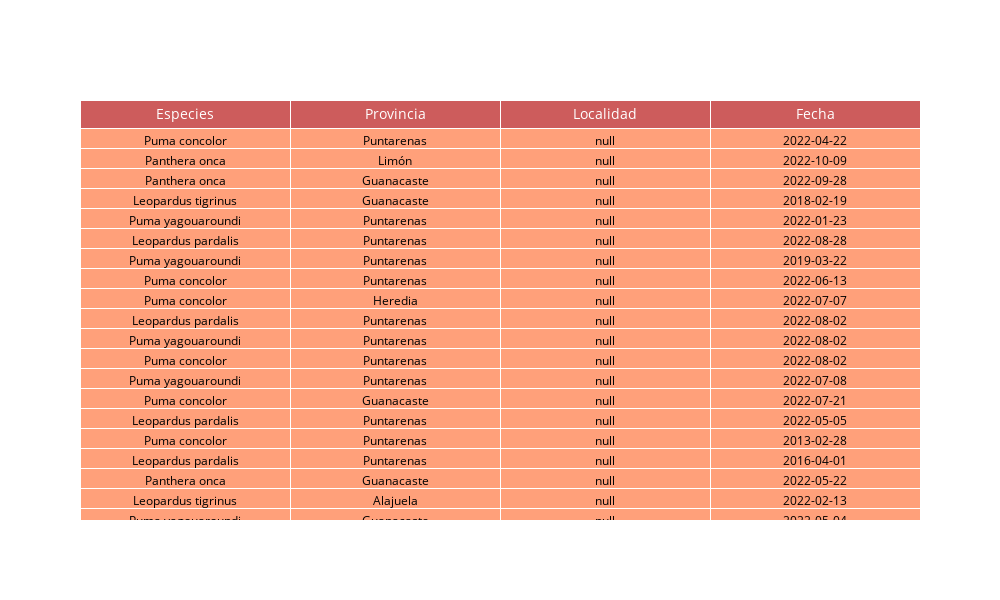

The code cell stored with this chart in its notebook:
### Markdown cell above
## Se crea la tabla de datos de felinos

### Code cell
#Se crea la tabla de datos de felinos
tabla_feli = go.Figure(data=[go.Table(
    header=dict(values=list(felinos_datos.columns),
                fill_color='IndianRed',
                font = dict(color = 'white', size = 14),
                align='center'),
    cells=dict(values=[felinos_datos.Especies,
                       felinos_datos.Provincia, 
                       felinos_datos.Localidad, 
                       felinos_datos.Fecha],
               fill_color='LightSalmon',
               font = dict(color = 'black', size = 12), 
               align='center')) ])

tabla_feli.update_layout(width=1000, height=600)


tabla_feli.show()

### Figure 1 — Plotly figure (JSON) as saved in the notebook; plotly's stock layout.template omitted (floating-point values rounded to 4 significant figures; data arrays with more than 128 entries replaced by an {"elided": "..."} marker saying what was removed)
{"data": [{"cells": {"align": "center", "fill": {"color": "LightSalmon"}, "font": {"color": "black", "size": 12}, "values": {"elided": "4x172 str values"}}, "header": {"align": "center", "fill": {"color": "IndianRed"}, "font": {"color": "white", "size": 14}, "values": ["Especies", "Provincia", "Localidad", "Fecha"]}, "type": "table"}], "layout": {"height": 600, "width": 1000}}
